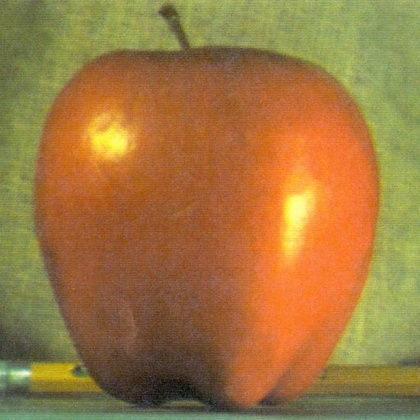
%> input picture Praktikas/Programme_03/Images/apple1.jpg, 420 x 420 px, shrunk from 512 x 512 before the run
$ octave AlphaBlendingFarbe.m   (GNU Octave 9; MATLAB toolbox functions it lacks are replaced by stand-ins)
%> lines starting %> are read from the running program, lines starting %| are printed output that depends on the picture
clear; clc;
close all;
im_apple = imread("Images\apple1.jpg");
%> im_apple is the input picture: size 420x420x3 uint8; mean R, G, B 159, 119.6, 64.8
im_orange = imread("Images\orange1.jpg");
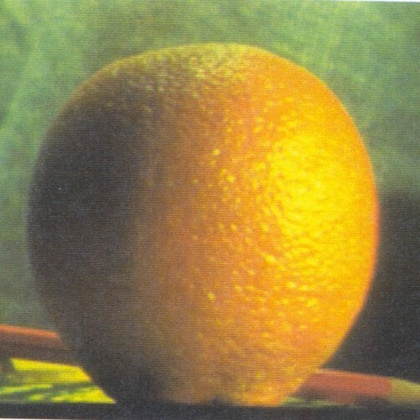
%> input picture Praktikas/Programme_03/Images/orange1.jpg, 420 x 420 px, shrunk from 512 x 512 before the run
%> im_orange is the input picture: size 420x420x3 uint8; mean R, G, B 150.2, 131.8, 69.2

[nbRows_apple, nbCols_apple] = size(im_apple(:,:,1));
%> nbRows_apple = 420; nbCols_apple = 420
[nbRows_orange, nbCols_orange] = size(im_orange(:,:,1));
%> nbRows_orange = 420; nbCols_orange = 420
% nbRows_orange=50;
% nbCols_orange=10;

%Prüfung ob Alpha Überlagerung möglich
if ((nbRows_orange~=nbRows_apple) && (nbCols_orange~=nbCols_apple))
    error ('Bilder nicht gleichgroß')
end
    nbRows=nbRows_apple;
%> nbRows = 420
    nbCols=nbCols_apple;
%> nbCols = 420
clear("nbCols_apple","nbRows_apple","nbCols_orange","nbRows_orange");

% [7 lines of commented-out code are left out]

im_alpha_apple=im_apple;
im_alpha_orange=im_orange;

%Alpha Verteilung
alpha_1=3/8;
alpha_2=(5/8)-(3/8);
alpha_3=5/8;

range_of_blend=nbCols*alpha_2;
%> range_of_blend = 105
blend_per_pixle=1/range_of_blend;
%> blend_per_pixle = 0.00952
%%
for rgb=1:3
    for r=1:nbRows
        for c=1:nbCols
                if (c<=(nbCols*alpha_1)) %Bis Alpha Punkt 1 (192)
                    im_alpha_apple(r,c,rgb)=im_apple(r,c,rgb)*(1-0);
                    im_alpha_orange(r,c,rgb)=im_orange(r,c,rgb)*(1-1);
                elseif (c>=(nbCols*alpha_3)) %Ab Alpha Punkt 3 (320)
                    im_alpha_apple(r,c,rgb)=im_apple(r,c,rgb)*(1-1);
                    im_alpha_orange(r,c,rgb)=im_orange(r,c,rgb)*(1-0);
                else %Zwischen Alpha Punkt 1 & 3
                    anz=(nbCols*5/8-c)*blend_per_pixle; %Um den Uebergang prozentual anzupassen
                    im_alpha_apple(r,c,rgb)=im_apple(r,c,rgb)*(1-(1-anz)); %Bei dem Wert wo c gering ist anz =1
                    im_alpha_orange(r,c,rgb)=im_orange(r,c,rgb)*(1-(0+anz));
                end
        end
    end
end
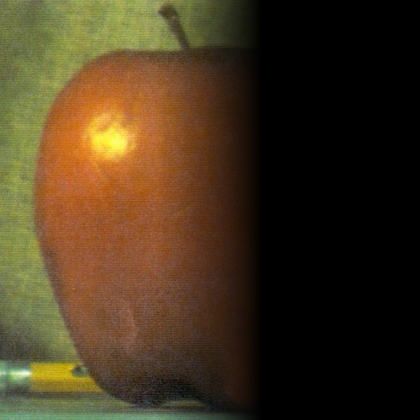
%> im_alpha_apple: size 420x420x3 uint8; mean R, G, B 69.9, 54, 30.3
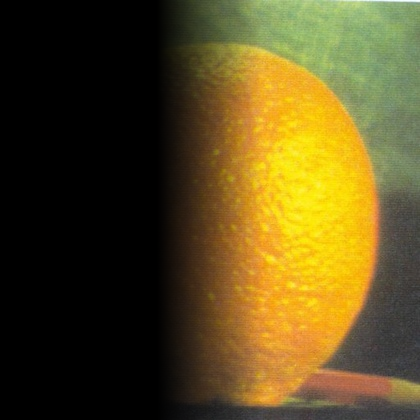
%> im_alpha_orange: size 420x420x3 uint8; mean R, G, B 90.3, 75.9, 30.7
%> after the loop, anz = 0.00476

im_blend=im_apple;
for rgb=1:3
    for r=1:nbRows
        for c=1:nbCols
            im_blend(r,c,rgb)=im_alpha_apple(r,c,rgb)+im_alpha_orange(r,c,rgb);
        end
    end
end
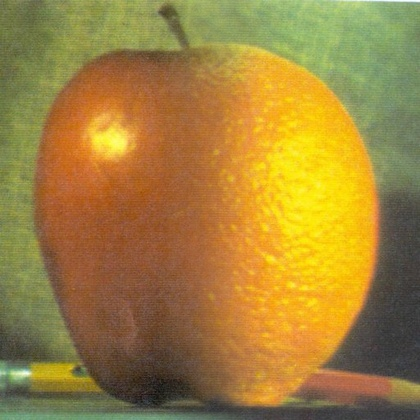
%> im_blend: size 420x420x3 uint8; mean R, G, B 160.2, 129.9, 61

%Plotten

figure('Name','Aufgabe 3: Geladene Bilder','NumberTitle','off');
imshowpair(im_apple,im_orange,'montage');
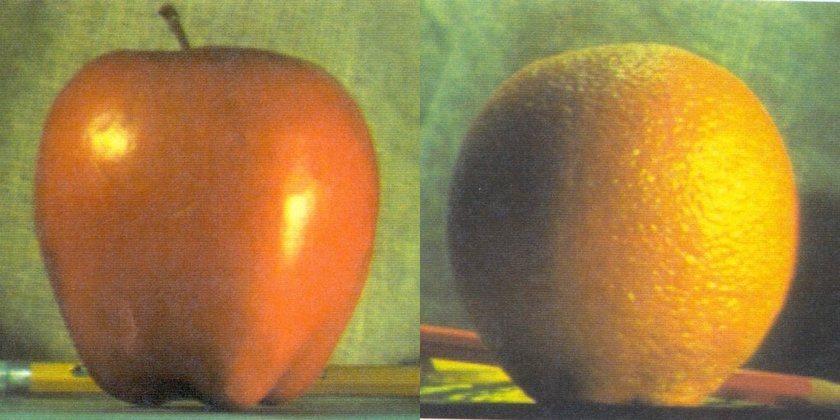
%> displayed picture: size 420x840x3, on the screen's scale of 0 to 255; mean R, G, B 154.6, 125.7, 67
title('Apfel & Orange');

figure('Name','Aufgabe 3: Alpha Bilder','NumberTitle','off');
subplot(2,1,1); imshow(im_alpha_apple);title('Apfel + Alpha');
subplot(2,1,2); imshow(im_alpha_orange);title('Orange + Alpha');

figure('Name','Aufgabe 3: Überblenden (Mischen) zweier Farbbilder','NumberTitle','off');
imshow(im_blend);
title('Die Apfel - Orange');
